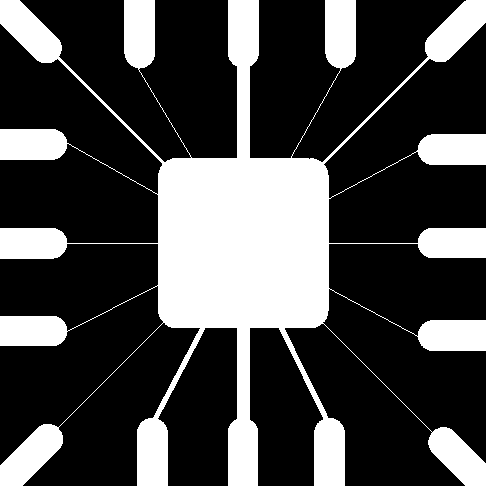
#> input picture original_image/Fig0905(a)(wirebond-mask).tif, 486 x 486 px
$ python '腐蚀删除图像.py'
#> lines starting #> are read from the running program, lines starting #| are printed output that depends on the picture; after the words box and inside, x2 and y2 are one past the last pixel; in counts of white or black regions, pixels touching at a corner belong together
import numpy as np
import cv2
import matplotlib.pyplot as plt
import os
from scipy import ndimage
MANUAL_INVERT = False


def perform_erosion(binary_image, size):
    """
    执行形态学腐蚀
    """
    structure = np.ones((size, size), dtype=bool)
    eroded_mask = ndimage.binary_erosion(binary_image, structure=structure)
    return eroded_mask.astype(np.uint8) * 255


if __name__ == "__main__":
    input_dir = "original_image"
    output_dir = "output_image"
    os.makedirs(output_dir, exist_ok=True)
    image_filename = "Fig0905(a)(wirebond-mask).tif"
    image_path = os.path.join(input_dir, image_filename)
    raw_image = cv2.imread(image_path, cv2.IMREAD_GRAYSCALE)
#> raw_image: shape (486, 486); 28.1% white; 1 white region, box (x1, y1, x2, y2) and area: (0, 0, 486, 486) 66259

    binary_image = raw_image > 127
    if MANUAL_INVERT:
        binary_image = ~binary_image

    foreground_pixels = np.sum(binary_image)
#> foreground_pixels = 66259
    total_pixels = binary_image.size
#> total_pixels = 236196
    ratio = foreground_pixels / total_pixels
#> ratio = 0.281

    # 11x11
    image_b = perform_erosion(binary_image, 11)
#> in perform_erosion, `eroded_mask = ndimage.binary_erosion(binary_image, structure=structure)`:
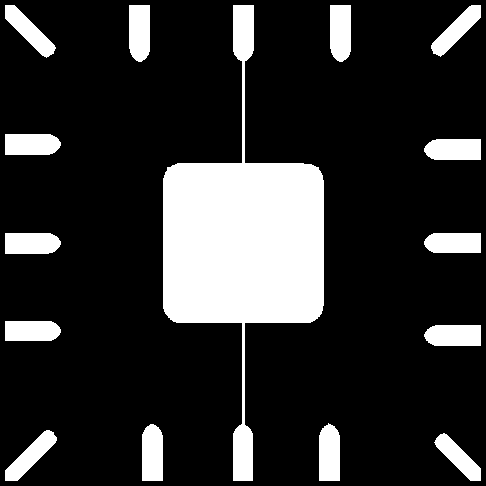
#> eroded_mask: shape (486, 486) bool; 18.3% white; 15 white regions, largest, box (x1, y1, x2, y2) and area: (163, 5, 324, 481) 28260, (142, 424, 163, 481) 1121, (424, 139, 481, 160) 1119
    # 15x15
    image_c = perform_erosion(binary_image, 15)
#> call 2 of perform_erosion, with size = 15
#> in perform_erosion (call 2), `eroded_mask = ndimage.binary_erosion(binary_image, structure=structure)`:
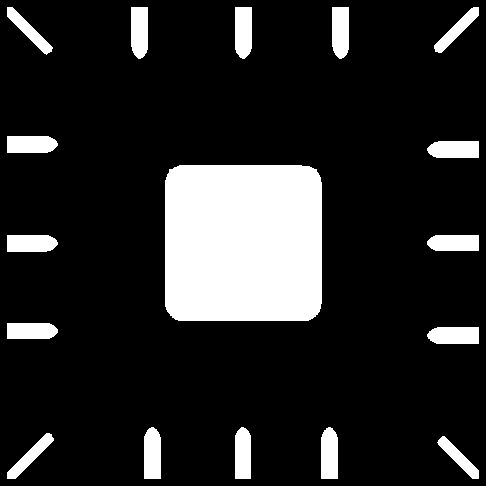
#> eroded_mask: shape (486, 486) bool; 15.4% white; 17 white regions, largest, box (x1, y1, x2, y2) and area: (165, 165, 322, 321) 24192, (144, 427, 161, 479) 825, (235, 7, 252, 59) 824
    # 45x45
    image_d = perform_erosion(binary_image, 45)
#> call 3 of perform_erosion, with size = 45
#> in perform_erosion (call 3), `eroded_mask = ndimage.binary_erosion(binary_image, structure=structure)`:
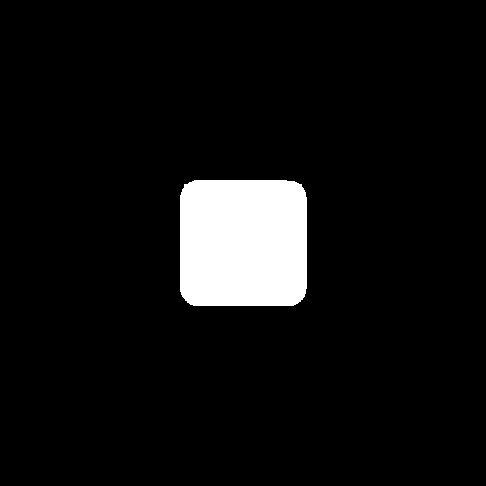
#> eroded_mask: shape (486, 486) bool; 6.6% white; 1 white region, box (x1, y1, x2, y2) and area: (180, 180, 307, 306) 15702

    fig, axes = plt.subplots(2, 2, figsize=(10, 10))
    fig.suptitle(f'Morphological Erosion (Fig 9.5) - {image_filename}', fontsize=16)

    display_original = binary_image.astype(np.uint8) * 255
    axes[0, 0].imshow(display_original, cmap='gray', vmin=0, vmax=255)
    axes[0, 0].set_title('a) Original Image (White=Object)')

    axes[0, 1].imshow(image_b, cmap='gray', vmin=0, vmax=255)
    axes[0, 1].set_title('b) Erosion with 11x11 SE')

    axes[1, 0].imshow(image_c, cmap='gray', vmin=0, vmax=255)
    axes[1, 0].set_title('c) Erosion with 15x15 SE')

    axes[1, 1].imshow(image_d, cmap='gray', vmin=0, vmax=255)
    axes[1, 1].set_title('d) Erosion with 45x45 SE')

    for ax in axes.flat:
        ax.axis('off')
    plt.tight_layout(rect=[0, 0.03, 1, 0.95])

    save_path = os.path.join(output_dir, f"{os.path.splitext(image_filename)[0]}_final_fix.png")
    plt.savefig(save_path, bbox_inches='tight')
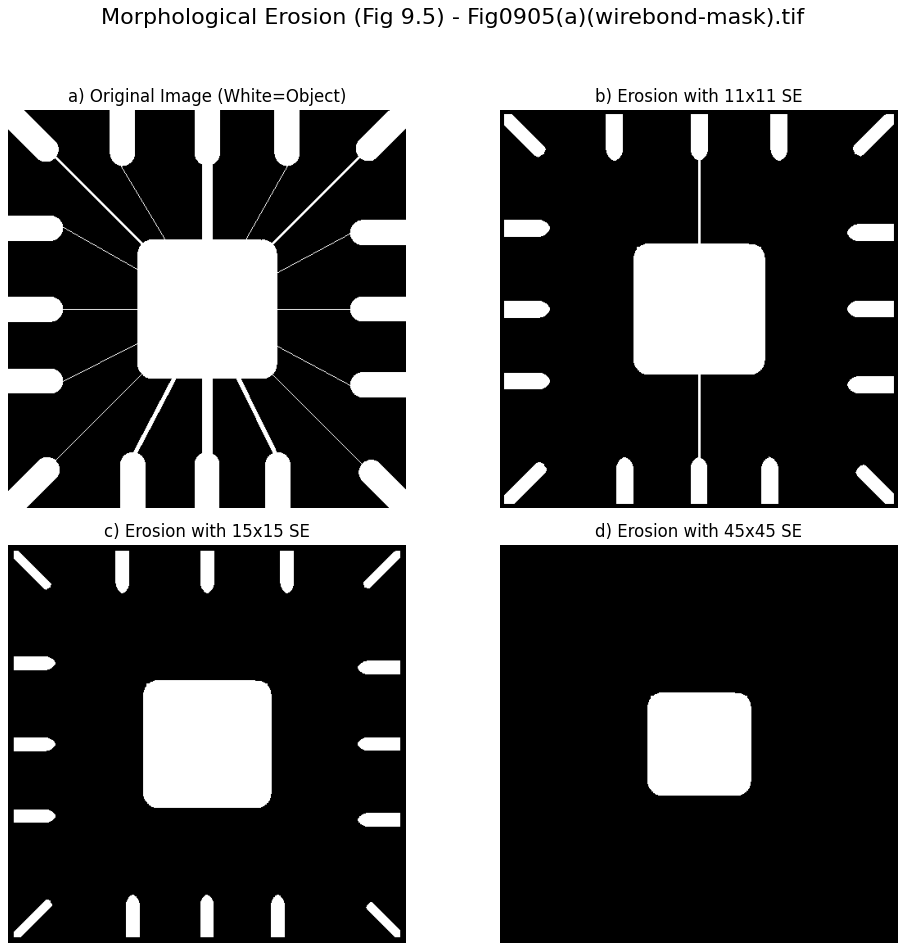
#> figure drawn by matplotlib, 4 panels
    plt.close()
